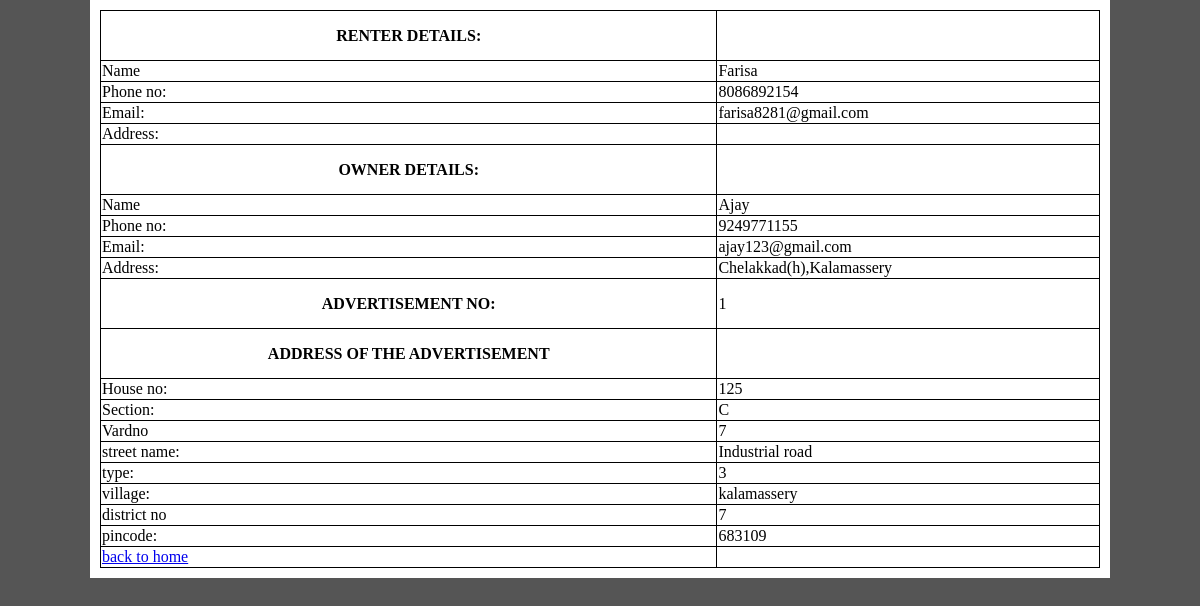
Page /assigningpage.php?id=1&name=23 on the committed database.
### tables this page shows
CREATE TABLE `owner` (
  `no` varchar(15) NOT NULL,
  `name` varchar(30) DEFAULT NULL,
  `phoneno` varchar(25) NOT NULL,
  `email` varchar(35) NOT NULL,
  `dob` date DEFAULT NULL,
  `license` varchar(30) NOT NULL,
  `viterid` varchar(30) NOT NULL,
  `curaddress` varchar(350) DEFAULT NULL,
  `city` varchar(350) DEFAULT NULL,
  `disno` int(3) DEFAULT NULL,
  `pin` varchar(10) DEFAULT NULL,
  `desg` varchar(20) DEFAULT NULL,
  `ono` varchar(15) DEFAULT NULL,
  `ora` varchar(3) DEFAULT NULL,
  `num` int(15) DEFAULT NULL,
  `apornot` int(1) DEFAULT 0,
  `odate` datetime DEFAULT current_timestamp()
);

CREATE TABLE `advertisement` (
  `num` int(15) NOT NULL,
  `no` varchar(15) NOT NULL,
  `oname` varchar(35) DEFAULT NULL,
  `typeof` int(5) DEFAULT NULL,
  `advno` int(10) NOT NULL,
  `ora` varchar(3) DEFAULT NULL,
  `nofbatch` int(10) NOT NULL,
  `bhk` int(5) NOT NULL,
  `forb` varchar(5) DEFAULT NULL,
  `sqrft` varchar(20) DEFAULT NULL,
  `facing` varchar(10) DEFAULT NULL,
  `fy` varchar(3) DEFAULT NULL,
  `flatcno` varchar(12) DEFAULT NULL,
  `ebc` varchar(12) DEFAULT NULL,
  `tax` varchar(12) DEFAULT NULL,
  `rent` int(15) NOT NULL,
  `floor` int(6) DEFAULT NULL,
  `adno` int(11) DEFAULT NULL,
  `year` varchar(10) DEFAULT NULL,
  `pkno` int(5) NOT NULL,
  `description` varchar(500) DEFAULT NULL,
  `loan` varchar(3) DEFAULT NULL,
  `autname` varchar(30) DEFAULT NULL,
  `autdob` date DEFAULT NULL,
  `autcity` varchar(25) DEFAULT NULL,
  `autcno` varchar(12) DEFAULT NULL,
  `autpin` varchar(12) DEFAULT NULL,
  `autdesg` varchar(35) DEFAULT NULL,
  `autemail` varchar(35) DEFAULT NULL,
  `dis` int(4) DEFAULT NULL,
  `relation` varchar(12) DEFAULT NULL,
  `cno` varchar(15) DEFAULT NULL,
  `apornot` int(3) DEFAULT 0
);

CREATE TABLE `address` (
  `adno` int(10) NOT NULL,
  `no` varchar(15) DEFAULT NULL,
  `hno` int(10) DEFAULT NULL,
  `hname` varchar(35) DEFAULT NULL,
  `section` varchar(5) DEFAULT NULL,
  `vardno` varchar(8) DEFAULT NULL,
  `sname` varchar(30) DEFAULT NULL,
  `village` varchar(35) DEFAULT NULL,
  `city` varchar(35) DEFAULT NULL,
  `type` int(3) DEFAULT NULL,
  `disno` int(3) NOT NULL,
  `pcode` int(10) DEFAULT NULL
);

### assigningpage.php (the view, shortened to what this page needs)
<html>
<head>
<link rel="stylesheet" type="text/css" href="css/tacen.css">
<link rel="stylesheet" type="text/css" href="css/style1.css">
</head>
<body>
  <div class="content">
<?php
include 'dataconnect.php';
$no=$_GET['id'];
$nid=$_GET['name'];
echo '<table><tr>';
$sql=$conn->query("select * from notification where notid='$nid'");
if($sql->num_rows >0)
{
	While($row=mysqli_fetch_assoc($sql))
	{
		$userid=$row['no'];
    $count=$row['count'];
    $num=$row['advno'];
    $ono=$row['ono'];
	}
}
if($count==0)
{
  $conn->query("update notification set count=1 where notid='$nid' ");
  $res=$conn->query("select * from owner where no='$userid'");
if($res->num_rows >0)
{
while($result=mysqli_fetch_assoc($res)){
$name=$result['name'];
$ph=$result['phoneno'];
$email=$result['email'];
$or=$result['curaddress'];
echo' <tr><th>RENTER DETAILS:</td><tr><td>Name</td><td>'.$name.'</td></tr>';
echo' <tr><td>Phone  no:</td><td>'.$ph.'</td></tr>';
echo' <tr><td>Email:</td><td>'.$email.'</td></tr>';
echo' <tr><td>Address:</td><td>'.$or.'</td></tr>';
}
}
$res=$conn->query("select * from owner where no='$ono'");
if($res->num_rows >0)
{
while($result=mysqli_fetch_assoc($res)){
$oname=$result['name'];
$oph=$result['phoneno'];
$oemail=$result['email'];
$oor=$result['curaddress'];
}
echo' <tr><th>OWNER DETAILS:</td><tr><td>Name</td><td>'.$oname.'</td></tr>';
echo' <tr><td>Phone  no:</td><td>'.$oph.'</td></tr>';
echo' <tr><td>Email:</td><td>'.$oemail.'</td></tr>';
echo' <tr><td>Address:</td><td>'.$oor.'</td></tr>';
}
$sql=$conn->query("select * from advertisement where num='$num'");
echo '<form>';
if($sql->num_rows >0)
	{
		while($row=mysqli_fetch_assoc($sql))
{
echo'<th>ADVERTISEMENT NO:</th><td>'. $row['advno'].'</td><tr>';
$adno=$row['adno'];
}
}
$im=$conn->query(" select * from address where no='$userid' and adno='$adno'");
if($im->num_rows>0)
{
while($result=mysqli_fetch_assoc($im)){
	echo'<tr><th>ADDRESS OF THE ADVERTISEMENT</th></tr>';
echo' <tr><td>House no:</td><td>'.$result['hno'].'</td></tr>';
echo' <tr><td>Section:</td><td>'.$result['section'].'</td></tr>';
echo' <tr><td>Vardno</td><td>'.$result['vardno'].'</td></tr>';
echo' <tr><td>street name:</td><td>'.$result['sname'].'</td></tr>';
echo' <tr><td>type:</td><td>'.$result['type'].'</td></tr>';
echo' <tr><td>village:</td><td>'.$result['village'].'</td></tr>';
echo' <tr><td>district no</td><td>'.$result['disno'].'</td></tr>';
echo' <tr><td>pincode:</td><td>'.$result['pcode'].'</td></tr>';
}
}
}
else
{
	$res=$conn->query("select * from owner where no='$userid'");
if($res->num_rows >0)
{
while($result=mysqli_fetch_assoc($res)){
$name=$result['name'];
$ph=$result['phoneno'];
$email=$result['email'];
$or=$result['curaddress'];
echo' <tr><th>RENTER DETAILS:</td><tr><td>Name</td><td>'.$name.'</td></tr>';
echo' <tr><td>Phone  no:</td><td>'.$ph.'</td></tr>';
echo' <tr><td>Email:</td><td>'.$email.'</td></tr>';
echo' <tr><td>Address:</td><td>'.$or.'</td></tr>';
}
}
$res=$conn->query("select * from owner where no='$ono'");
if($res->num_rows >0)
{
while($result=mysqli_fetch_assoc($res)){
$oname=$result['name'];
$oph=$result['phoneno'];
$oemail=$result['email'];
$oor=$result['curaddress'];
}
echo' <tr><th>OWNER DETAILS:</td><tr><td>Name</td><td>'.$oname.'</td></tr>';
echo' <tr><td>Phone  no:</td><td>'.$oph.'</td></tr>';
echo' <tr><td>Email:</td><td>'.$oemail.'</td></tr>';
echo' <tr><td>Address:</td><td>'.$oor.'</td></tr>';
}
$sql=$conn->query("select * from advertisement where num='$num'");
echo '<form>';
if($sql->num_rows >0)
	{
		while($row=mysqli_fetch_assoc($sql))
{
echo'<th>ADVERTISEMENT NO:</th><td>'. $row['advno'].'</td><tr>';
$adno=$row['adno'];
}
}
$im=$conn->query(" select * from address where no='$ono' and adno='$adno'");
if($im->num_rows>0)
{
while($result=mysqli_fetch_assoc($im)){
	echo'<tr><th>ADDRESS OF THE ADVERTISEMENT</th></tr>';
echo' <tr><td>House no:</td><td>'.$result['hno'].'</td></tr>';
echo' <tr><td>Section:</td><td>'.$result['section'].'</td></tr>';
echo' <tr><td>Vardno</td><td>'.$result['vardno'].'</td></tr>';
echo' <tr><td>street name:</td><td>'.$result['sname'].'</td></tr>';
echo' <tr><td>type:</td><td>'.$result['type'].'</td></tr>';
echo' <tr><td>village:</td><td>'.$result['village'].'</td></tr>';
echo' <tr><td>district no</td><td>'.$result['disno'].'</td></tr>';
echo' <tr><td>pincode:</td><td>'.$result['pcode'].'</td></tr>';
}
}
}
$sql=$conn->query("select * from login where no='$no'");
  if($sql->num_rows >0)
  {
    while($res=mysqli_fetch_assoc($sql))
{
  $catno=$res['catno'];
  }
}
if($catno=='1')
{
echo'<tr><td><a href="admin_notifydisplay.php?id='.$no.'">back to home</a></td>';
}
else
{
  echo'<tr><td><a href="owner_notificationdisplay.php?id='.$no.'">back to home</a></td>';
}
echo'</table>';
?>
</body>
</html>

### css/tacen.css (style rules this page uses)
table, tr, th,td { border: 1px solid black; }
table { border-collapse: collapse; width:100%; }
th { height: 50px; }
.content { max-width: 1000px; margin: auto; background: white; padding: 10px; }
body { background:#555; }

### css/style1.css (style rules this page uses)
body { margin: 0; }
td { font-color:solid black; }
.topnav a:hover, { background-color:white; ; color: black; }

### rows in the picture
owner: name "Farisa", phoneno "8086892154", email "farisa8281@gmail.com"
owner: name "Ajay", phoneno "9249771155", email "ajay123@gmail.com", curaddress "Chelakkad(h),Kalamassery"
advertisement: advno "1"
address: hno "125", section "C", vardno "7", sname "Industrial road", type "3", village "kalamassery", disno "7", pcode "683109"
